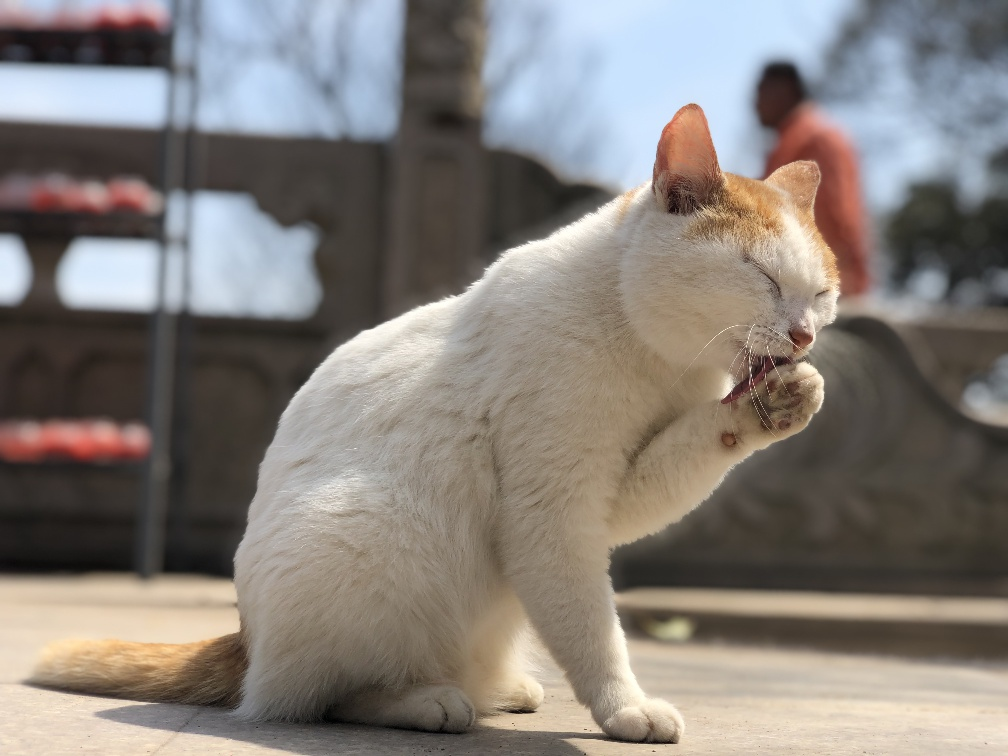
//> input picture images/smallCat.jpg, 1008 x 756 px
$ ./lab01_灰度变换   (built with g++ and OpenCV 4)
//> lines starting //> are read from the running program, lines starting //| are printed output that depends on the picture; after the words box and inside, x2 and y2 are one past the last pixel; in counts of white or black regions, pixels touching at a corner belong together
#include <opencv2/opencv.hpp>
#include <iostream>
#include <math.h>
#include "highgui.h"
using namespace cv;
using namespace std;
//设定阈值，使用迭代法
int DetectThreshold(IplImage* src);
//二值化函数
Mat toBinary(Mat src, int threshold);
Mat toLog(Mat src);
Mat toGamma(Mat src, float gamma);
Mat RGBtoCMY(Mat src);


int main(int argc, char** argv) {
	//一、图像显示：方法1
	Mat src, dst;
	src = imread("D:/workspace/images/smallCat.jpg", 1); //将图像以彩色图像导入
//> src is the input picture: 756 rows x 1008 cols, CV_8UC3; mean B, G, R 120.8, 126.3, 132.9
	if (!src.data) {
		printf("could not load image...\n");
		return -1;

	}
	cout << "图像的通道数: " << src.channels() << endl;
//| 图像的通道数: 3
	Mat dst_smallize;
	namedWindow("input window", 0);
	imshow("input window", src);


	/*二、二值化处理
	*阈值选取方法：
	*1，双峰法
	*2，P参数法
	*3，大津法
	*4，最大熵阈值法
	*5，迭代法√
	**/
	//int thresh1 = DetectThreshold(cvLoadImage("D:/workspace/images/cat01.jpg"));
	Mat gray;
	cvtColor(src, gray,COLOR_BGR2GRAY);  //转换为灰度图像然后二值化
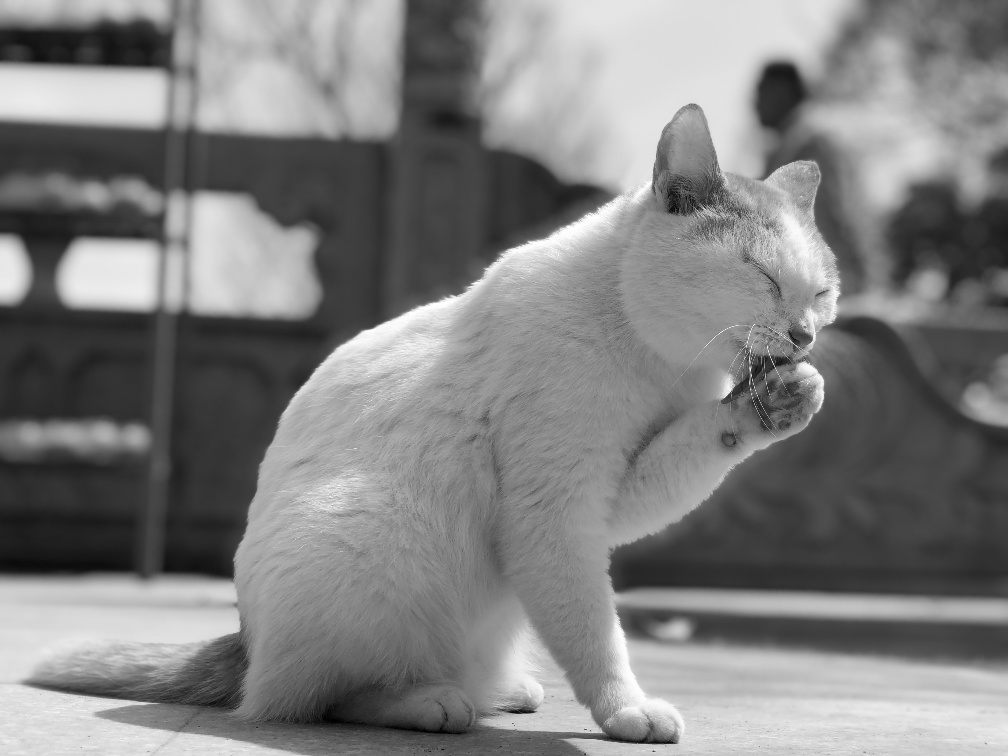
//> gray: 756 rows x 1008 cols, CV_8UC1; min 0, max 254, mean 127.6
	namedWindow("gray", 0);
	imshow("gray", gray);
	dst = toBinary(gray, 179);
	//threshold(gray, dst, 100, 200, THRESH_BINARY_INV);
	namedWindow("二值图", 0);
	imshow("二值图", dst);


	/*
	*三、灰度图像对数变换：
	*	设置并调整r值对图像进行对数变换
	*	公式：s = log（1+r）
	*/
	Mat result = toLog(src);
	namedWindow("对数变换", 0);
	imshow("对数变换", result);


	/*
	*四、伽马变换
	*	设置并调整伽马值对图像进行伽马变换
	*
	*/
	Mat result_gamma = toGamma(src, 3.0);
	namedWindow("伽马变换", 0);
	imshow("伽马变换", result_gamma);

	/*
	*五、补色变换
	*	对彩色图像进行补色变换
	*	公式 s = 255-i
	*/
	Mat result_cmy = RGBtoCMY(src);
	namedWindow("补色变换", 0);
	imshow("补色变换", result_cmy);

	while (1) {
		if (cvWaitKey(100) == 27)break;
	}
	waitKey(0);
	exit(0);
}
Mat toBinary(Mat src, int threshold) {
//> called with threshold = 179
	Mat result;
	int channels = src.channels();
//> channels = 1
	int rows = src.rows;
//> rows = 756
	int cols = src.cols*channels;
//> cols = 1008
	int j;
	uchar* p;
	uchar* r;
	p = src.ptr<uchar>(0);
	r = result.ptr<uchar>(0);
	for (j = 0; j < cols*rows; j++) {
		if (p[j] > threshold) {
			p[j] = 255;
		}
		else {
			p[j] = 0;
		}
	}
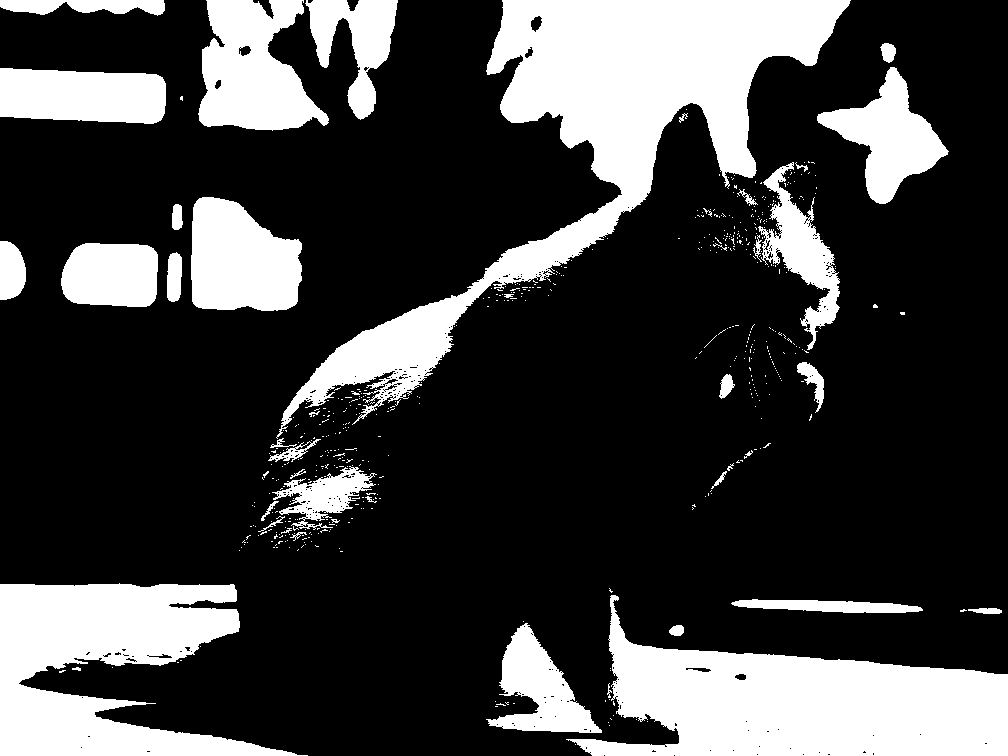
//> src: 756 rows x 1008 cols, CV_8UC1; 25.3% white; 552 white regions (508 under 20 px), largest, box (x1, y1, x2, y2) and area: (276, 0, 851, 439) 55489, (566, 595, 1008, 756) 37825, (0, 583, 308, 756) 28766
	return src;
}

Mat toLog(Mat src) {
	double pixels[256];
	for (int i = 0; i < 256; i++)
		pixels[i] = log(1 + i);

	Mat result(src.size(), CV_32FC3);
	for (int i = 0; i < src.rows; i++) {
		for (int j = 0; j < src.cols; j++) {
			result.at<Vec3f>(i, j)[0] = pixels[src.at<Vec3b>(i, j)[0]];
			result.at<Vec3f>(i, j)[1] = pixels[src.at<Vec3b>(i, j)[1]];
			result.at<Vec3f>(i, j)[2] = pixels[src.at<Vec3b>(i, j)[2]];

		}
	}
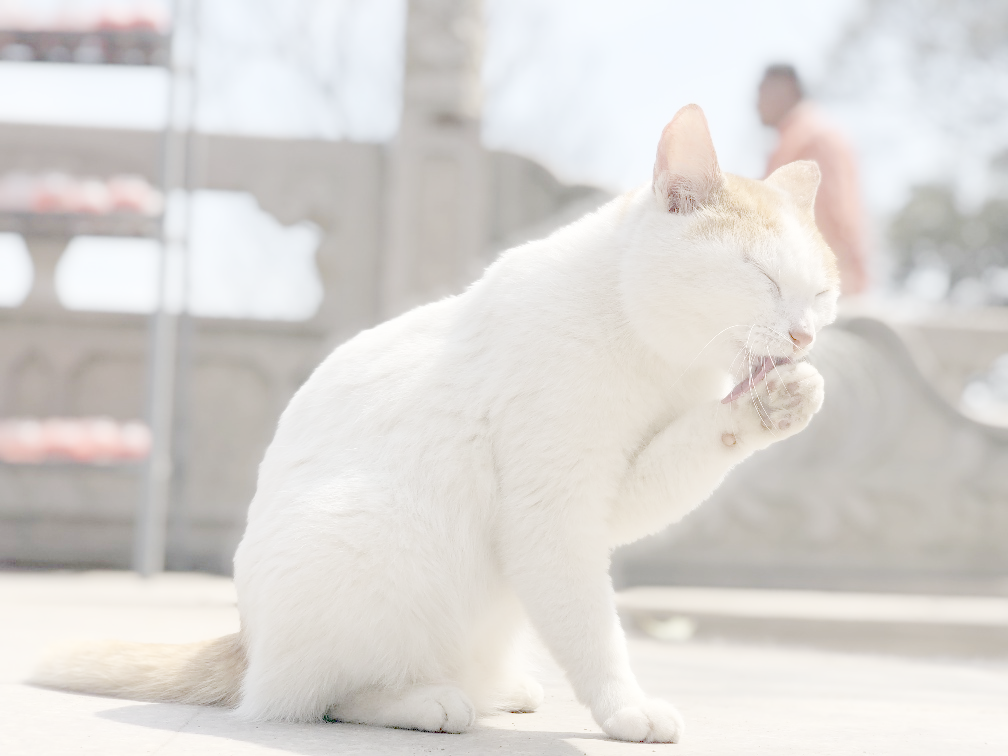
//> result: 756 rows x 1008 cols, CV_32FC3; mean B, G, R 4.64, 4.7, 4.77; drawn with min black and max white

	normalize(result, result, 0, 255, CV_MINMAX);
	convertScaleAbs(result, result);
//> result: 756 rows x 1008 cols, CV_8UC3
	return result;
}

Mat toGamma(Mat src, float gamma) {
//> called with gamma = 3
	double pixels[256];
	for (int i = 0; i < 256; i++)
		pixels[i] = pow(i, gamma);
	Mat result(src.size(), CV_32FC3);
	for (int i = 0; i < src.rows; i++) {
		for (int j = 0; j < src.cols; j++) {
			result.at<Vec3f>(i, j)[0] = pixels[src.at<Vec3b>(i, j)[0]];
			result.at<Vec3f>(i, j)[1] = pixels[src.at<Vec3b>(i, j)[1]];
			result.at<Vec3f>(i, j)[2] = pixels[src.at<Vec3b>(i, j)[2]];
		}
	}
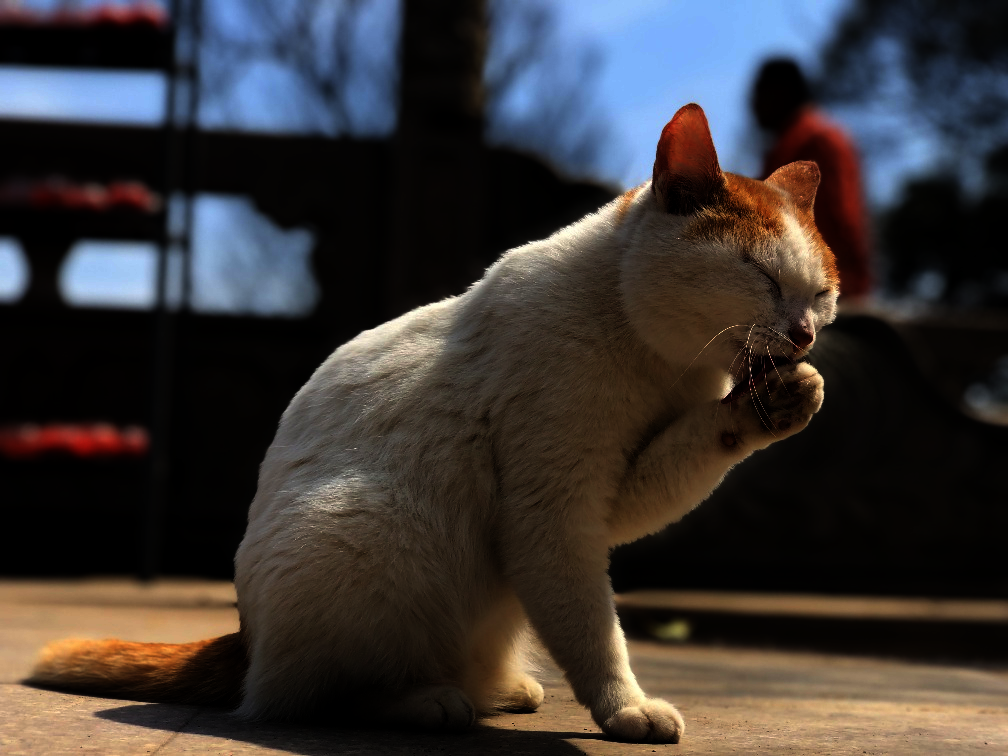
//> result: 756 rows x 1008 cols, CV_32FC3; mean B, G, R 3443218.5, 3476397.2, 3783145.8; drawn with min black and max white

	normalize(result, result, 0, 255, CV_MINMAX);
	convertScaleAbs(result, result);
//> result: 756 rows x 1008 cols, CV_8UC3
	return result;
}

Mat RGBtoCMY(Mat src) {
	double pixels[256];
	for (int i = 0; i < 256; i++)
		pixels[i] = 255 - i;
	Mat result(src.size(), CV_32FC3);
	for (int i = 0; i < src.rows; i++) {
		for (int j = 0; j < src.cols; j++) {
			result.at<Vec3f>(i, j)[0] = pixels[src.at<Vec3b>(i, j)[0]];
			result.at<Vec3f>(i, j)[1] = pixels[src.at<Vec3b>(i, j)[1]];
			result.at<Vec3f>(i, j)[2] = pixels[src.at<Vec3b>(i, j)[2]];
		}
	}
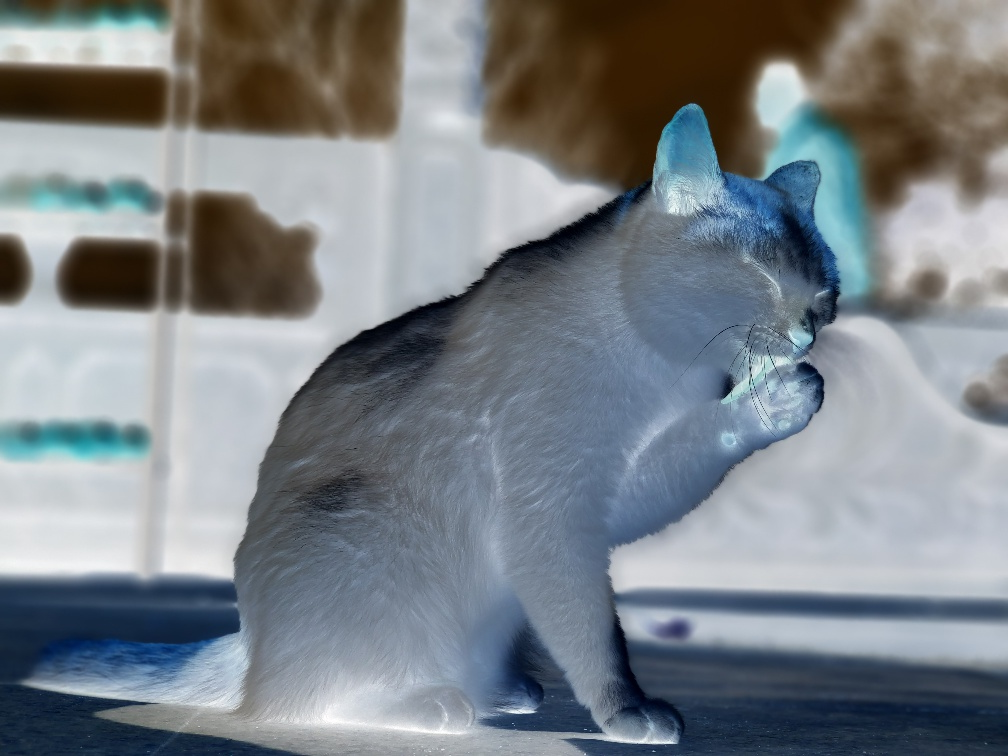
//> result: 756 rows x 1008 cols, CV_32FC3; mean B, G, R 134.2, 128.7, 122.1

	normalize(result, result, 0, 255, CV_MINMAX);
	convertScaleAbs(result, result);
//> result: 756 rows x 1008 cols, CV_8UC3
//> the Esc key is pressed
//> (the program exits here)
